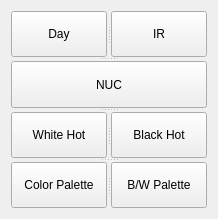
<?xml version="1.0" encoding="UTF-8"?>
<ui version="4.0">
 <class>IRMode</class>
 <widget class="QWidget" name="IRMode">
  <property name="geometry">
   <rect>
    <x>0</x>
    <y>0</y>
    <width>214</width>
    <height>219</height>
   </rect>
  </property>
  <property name="windowTitle">
   <string>Form</string>
  </property>
  <property name="autoFillBackground">
   <bool>true</bool>
  </property>
  <layout class="QGridLayout" name="gridLayout">
   <item row="0" column="0">
    <widget class="QSplitter" name="splitter_4">
     <property name="orientation">
      <enum>Qt::Vertical</enum>
     </property>
     <widget class="QSplitter" name="splitter_3">
      <property name="orientation">
       <enum>Qt::Horizontal</enum>
      </property>
      <widget class="QPushButton" name="pushButtonDay">
       <property name="sizePolicy">
        <sizepolicy hsizetype="Fixed" vsizetype="Expanding">
         <horstretch>0</horstretch>
         <verstretch>0</verstretch>
        </sizepolicy>
       </property>
       <property name="minimumSize">
        <size>
         <width>96</width>
         <height>24</height>
        </size>
       </property>
       <property name="focusPolicy">
        <enum>Qt::NoFocus</enum>
       </property>
       <property name="text">
        <string>Day</string>
       </property>
       <property name="checkable">
        <bool>false</bool>
       </property>
       <property name="autoDefault">
        <bool>false</bool>
       </property>
      </widget>
      <widget class="QPushButton" name="pushButtonDayIR">
       <property name="sizePolicy">
        <sizepolicy hsizetype="Fixed" vsizetype="Expanding">
         <horstretch>0</horstretch>
         <verstretch>0</verstretch>
        </sizepolicy>
       </property>
       <property name="minimumSize">
        <size>
         <width>96</width>
         <height>24</height>
        </size>
       </property>
       <property name="focusPolicy">
        <enum>Qt::NoFocus</enum>
       </property>
       <property name="text">
        <string>IR</string>
       </property>
       <property name="checkable">
        <bool>false</bool>
       </property>
       <property name="autoDefault">
        <bool>false</bool>
       </property>
      </widget>
     </widget>
     <widget class="QPushButton" name="pushButtonNUC">
      <property name="sizePolicy">
       <sizepolicy hsizetype="Fixed" vsizetype="Expanding">
        <horstretch>0</horstretch>
        <verstretch>0</verstretch>
       </sizepolicy>
      </property>
      <property name="minimumSize">
       <size>
        <width>96</width>
        <height>24</height>
       </size>
      </property>
      <property name="focusPolicy">
       <enum>Qt::NoFocus</enum>
      </property>
      <property name="text">
       <string>NUC</string>
      </property>
      <property name="checkable">
       <bool>false</bool>
      </property>
      <property name="autoDefault">
       <bool>false</bool>
      </property>
     </widget>
     <widget class="QSplitter" name="splitter_2">
      <property name="orientation">
       <enum>Qt::Horizontal</enum>
      </property>
      <widget class="QPushButton" name="pushButtonWH">
       <property name="sizePolicy">
        <sizepolicy hsizetype="Fixed" vsizetype="Expanding">
         <horstretch>0</horstretch>
         <verstretch>0</verstretch>
        </sizepolicy>
       </property>
       <property name="minimumSize">
        <size>
         <width>96</width>
         <height>24</height>
        </size>
       </property>
       <property name="focusPolicy">
        <enum>Qt::NoFocus</enum>
       </property>
       <property name="text">
        <string>White Hot</string>
       </property>
       <property name="checkable">
        <bool>false</bool>
       </property>
       <property name="autoDefault">
        <bool>false</bool>
       </property>
      </widget>
      <widget class="QPushButton" name="pushButtonBH">
       <property name="sizePolicy">
        <sizepolicy hsizetype="Fixed" vsizetype="Expanding">
         <horstretch>0</horstretch>
         <verstretch>0</verstretch>
        </sizepolicy>
       </property>
       <property name="minimumSize">
        <size>
         <width>96</width>
         <height>24</height>
        </size>
       </property>
       <property name="focusPolicy">
        <enum>Qt::NoFocus</enum>
       </property>
       <property name="text">
        <string>Black Hot</string>
       </property>
       <property name="checkable">
        <bool>false</bool>
       </property>
       <property name="autoDefault">
        <bool>false</bool>
       </property>
      </widget>
     </widget>
     <widget class="QSplitter" name="splitter">
      <property name="orientation">
       <enum>Qt::Horizontal</enum>
      </property>
      <widget class="QPushButton" name="pushButtonWhColorPalette">
       <property name="sizePolicy">
        <sizepolicy hsizetype="Fixed" vsizetype="Expanding">
         <horstretch>0</horstretch>
         <verstretch>0</verstretch>
        </sizepolicy>
       </property>
       <property name="minimumSize">
        <size>
         <width>96</width>
         <height>24</height>
        </size>
       </property>
       <property name="focusPolicy">
        <enum>Qt::NoFocus</enum>
       </property>
       <property name="text">
        <string>Color Palette</string>
       </property>
       <property name="checkable">
        <bool>false</bool>
       </property>
       <property name="autoDefault">
        <bool>false</bool>
       </property>
      </widget>
      <widget class="QPushButton" name="pushButtonWhBWPalette">
       <property name="sizePolicy">
        <sizepolicy hsizetype="Fixed" vsizetype="Expanding">
         <horstretch>0</horstretch>
         <verstretch>0</verstretch>
        </sizepolicy>
       </property>
       <property name="minimumSize">
        <size>
         <width>96</width>
         <height>24</height>
        </size>
       </property>
       <property name="focusPolicy">
        <enum>Qt::NoFocus</enum>
       </property>
       <property name="text">
        <string>B/W Palette</string>
       </property>
       <property name="checkable">
        <bool>false</bool>
       </property>
       <property name="autoDefault">
        <bool>false</bool>
       </property>
      </widget>
     </widget>
    </widget>
   </item>
  </layout>
 </widget>
 <resources/>
 <connections/>
</ui>
